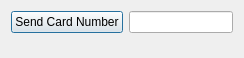
<?xml version="1.0" encoding="UTF-8"?>
<ui version="4.0">
 <class>RFIDreader</class>
 <widget class="QDialog" name="RFIDreader">
  <property name="geometry">
   <rect>
    <x>0</x>
    <y>0</y>
    <width>244</width>
    <height>58</height>
   </rect>
  </property>
  <property name="windowTitle">
   <string>Dialog</string>
  </property>
  <layout class="QGridLayout" name="gridLayout">
   <item row="0" column="0">
    <layout class="QFormLayout" name="formLayout">
     <item row="0" column="0">
      <widget class="QPushButton" name="pushButton">
       <property name="text">
        <string>Send Card Number</string>
       </property>
      </widget>
     </item>
     <item row="0" column="1">
      <widget class="QLineEdit" name="lineEdit"/>
     </item>
    </layout>
   </item>
  </layout>
 </widget>
 <resources/>
 <connections/>
</ui>
